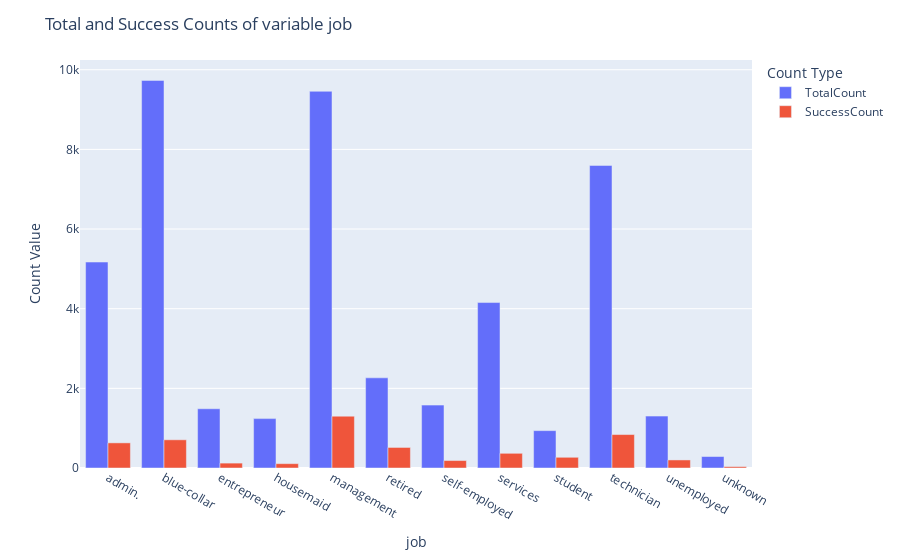

The code cell stored with this chart in its notebook:
### Code cell
def bar_plot_disc_variables(df: pd.DataFrame, feature: str):
    """ Plots the Bar plots for the discrete variables"""
    fig = px.bar(df[[feature, "y_numeric"]].groupby("job").agg(
        TotalCount = pd.NamedAgg(column="y_numeric", aggfunc="count"), 
        SuccessCount = pd.NamedAgg(column="y_numeric", aggfunc=sum)
        ).reset_index().melt(id_vars="job").rename(columns={"value": "Count Value", "variable": "Count Type"}), x="job", y="Count Value", color="Count Type")

    fig.update_xaxes(matches=None)
    fig.update_layout(barmode='group')
    fig.layout.title.text = f"Total and Success Counts of variable {feature}"
    return fig
bar_plot_disc_variables(df, "job")

### Figure 1 — Plotly figure (JSON) as saved in the notebook; plotly's stock layout.template omitted (floating-point values rounded to 4 significant figures)
{"data": [{"alignmentgroup": "True", "hovertemplate": "Count Type=TotalCount<br>job=%{x}<br>Count Value=%{y}<extra></extra>", "legendgroup": "TotalCount", "marker": {"color": "#636efa"}, "name": "TotalCount", "offsetgroup": "TotalCount", "orientation": "v", "showlegend": true, "textposition": "auto", "type": "bar", "x": ["admin.", "blue-collar", "entrepreneur", "housemaid", "management", "retired", "self-employed", "services", "student", "technician", "unemployed", "unknown"], "xaxis": "x", "y": [5171, 9732, 1487, 1240, 9458, 2264, 1579, 4154, 938, 7597, 1303, 288], "yaxis": "y"}, {"alignmentgroup": "True", "hovertemplate": "Count Type=SuccessCount<br>job=%{x}<br>Count Value=%{y}<extra></extra>", "legendgroup": "SuccessCount", "marker": {"color": "#EF553B"}, "name": "SuccessCount", "offsetgroup": "SuccessCount", "orientation": "v", "showlegend": true, "textposition": "auto", "type": "bar", "x": ["admin.", "blue-collar", "entrepreneur", "housemaid", "management", "retired", "self-employed", "services", "student", "technician", "unemployed", "unknown"], "xaxis": "x", "y": [631, 708, 123, 109, 1301, 516, 187, 369, 269, 840, 202, 34], "yaxis": "y"}], "layout": {"barmode": "group", "legend": {"title": {"text": "Count Type"}, "tracegroupgap": 0}, "margin": {"t": 60}, "title": {"text": "Total and Success Counts of variable job"}, "xaxis": {"anchor": "y", "domain": [0, 1], "title": {"text": "job"}}, "yaxis": {"anchor": "x", "domain": [0, 1], "title": {"text": "Count Value"}}}}
